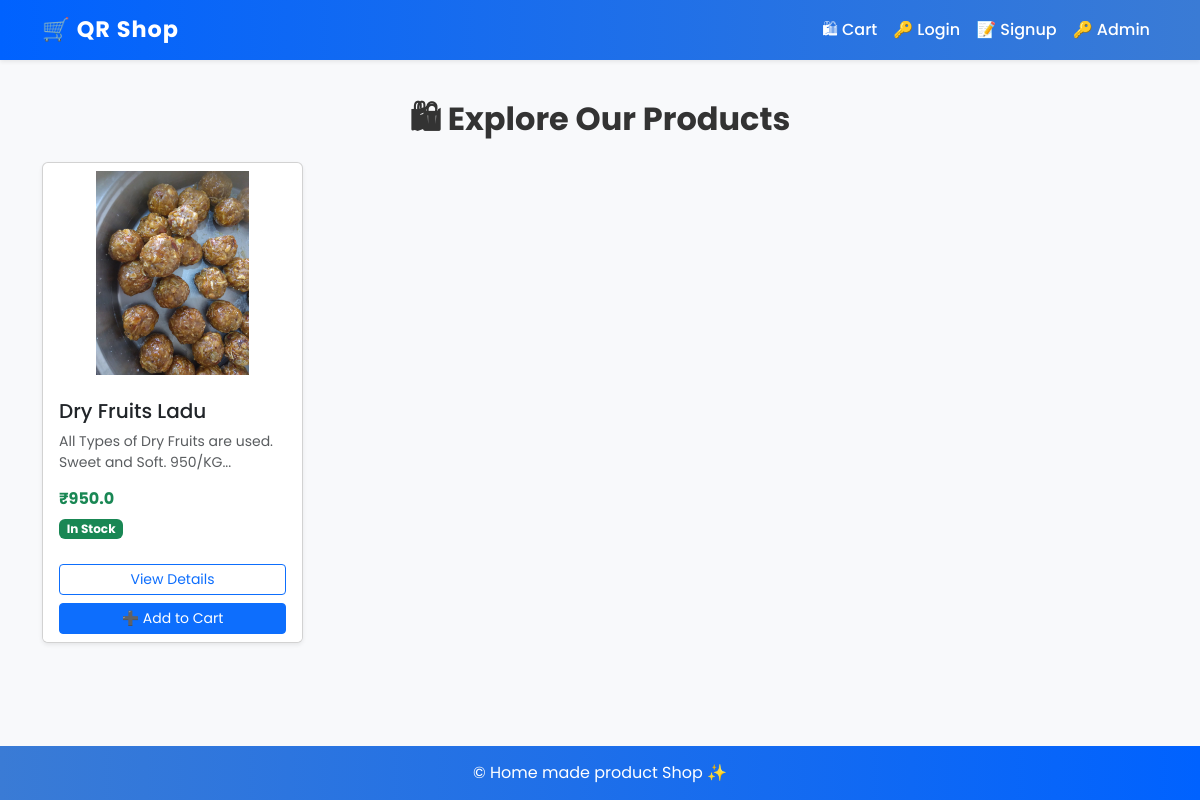
Before: / with the older database file.
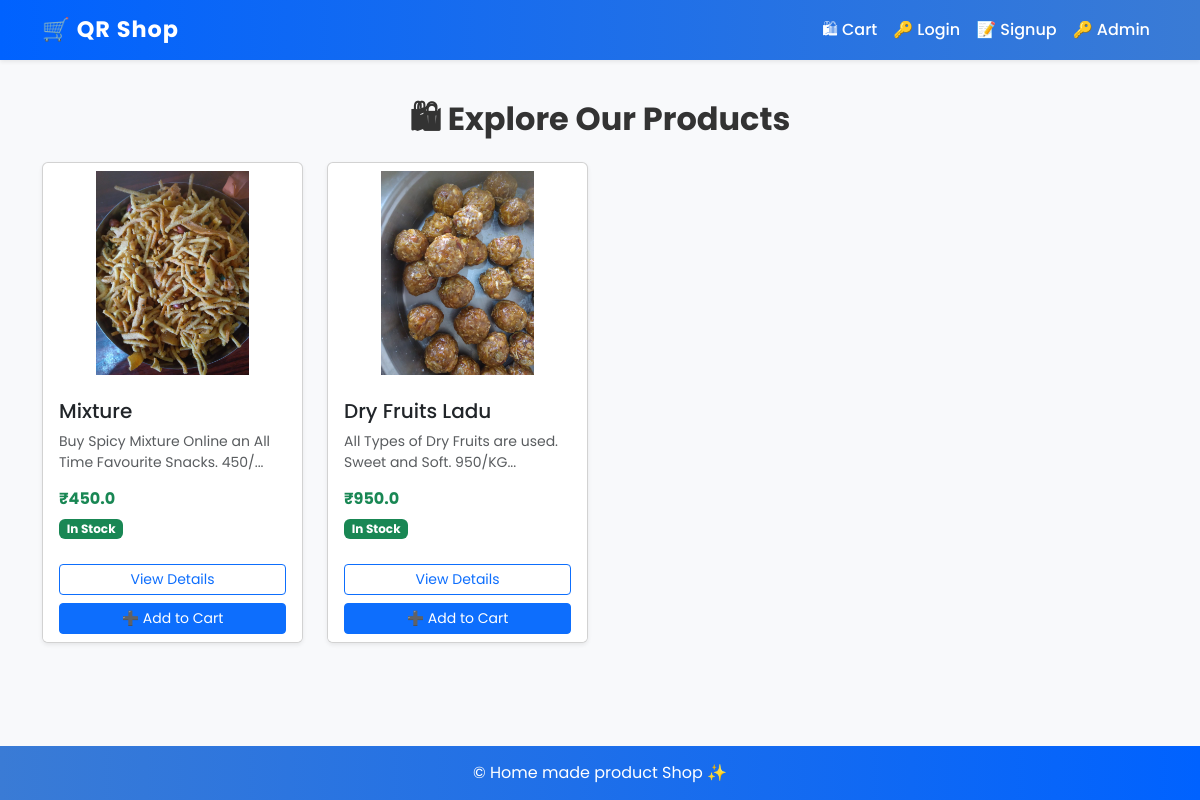
After: the same page with the newer database file.
### tables this page shows
CREATE TABLE products (
            id INTEGER PRIMARY KEY AUTOINCREMENT,
            name TEXT NOT NULL,
            description TEXT,
            price REAL NOT NULL,
            image_filename TEXT,
            stock INTEGER NOT NULL DEFAULT 0,
            created_at TEXT NOT NULL
        );

### app.py (the view)
@app.route("/")
def index():
    conn = get_db()
    products = conn.execute("SELECT * FROM products ORDER BY id DESC").fetchall()
    conn.close()
    return render_template("index.html", products=products)

### app.py (called while the page is built)
def get_db():
    conn = sqlite3.connect(DB_PATH)
    conn.row_factory = sqlite3.Row
    return conn

@app.before_request
def ensure_db():
    if not os.path.exists(DB_PATH):
        init_db()

### templates/index.html (shortened to what this page needs)
{% extends "base.html" %}
{% block content %}
<head>
</head>
<h2 class="fw-bold text-center mb-4">🛍 Explore Our Products</h2>
<div class="row">
  {% for product in products %}
  <div class="col-md-3 col-sm-6 mb-4">
    <div class="card h-100 shadow-sm product-card">
      {% if product['image_filename'] %}
      <img src="{{ url_for('static', filename='uploads/' ~ product['image_filename']) }}"
        class="card-img-top img-fluid p-2 rounded" style="height:220px; object-fit:contain;"
        alt="{{ product['name'] }}">
      {% else %}
      <div class="text-center text-muted p-5">No Image</div>
      {% endif %}
      <div class="card-body d-flex flex-column">
        <h5 class="card-title text-truncate">{{ product['name'] }}</h5>
        <p class="card-text text-muted small">{{ product['description'][:60] }}...</p>
        <div class="mt-auto">
          <h6 class="fw-bold text-success">₹{{ product['price'] }}</h6>
          {% if product['stock'] > 5 %}
          <span class="badge bg-success">In Stock</span>
          {% elif product['stock'] > 0 %}
          <span class="badge bg-warning text-dark">Limited Stock</span>
          {% else %}
          <span class="badge bg-danger">Out of Stock</span>
          {% endif %}
        </div>
      </div>
      <div class="card-footer bg-white border-0">
        <a href="{{ url_for('product_detail', pid=product['id']) }}"
          class="btn btn-sm btn-outline-primary w-100 mb-2">View Details</a>
        {% if product['stock'] > 0 %}
        <form method="post" action="{{ url_for('add_to_cart', pid=product['id']) }}">
          <button type="submit" class="btn btn-sm btn-primary w-100">➕ Add to Cart</button>
        </form>
        {% else %}
        <button class="btn btn-sm btn-secondary w-100" disabled>Out of Stock</button>
        {% endif %}
      </div>
    </div>
  </div>
  {% endfor %}
</div>
{% endblock %}

Changed rows visible on the page:
added products: image_filename (picture), name "Mixture", description "Buy Spicy Mixture Online an All Time Favourite Snacks. 450/", price "450.0", stock "In Stock"
